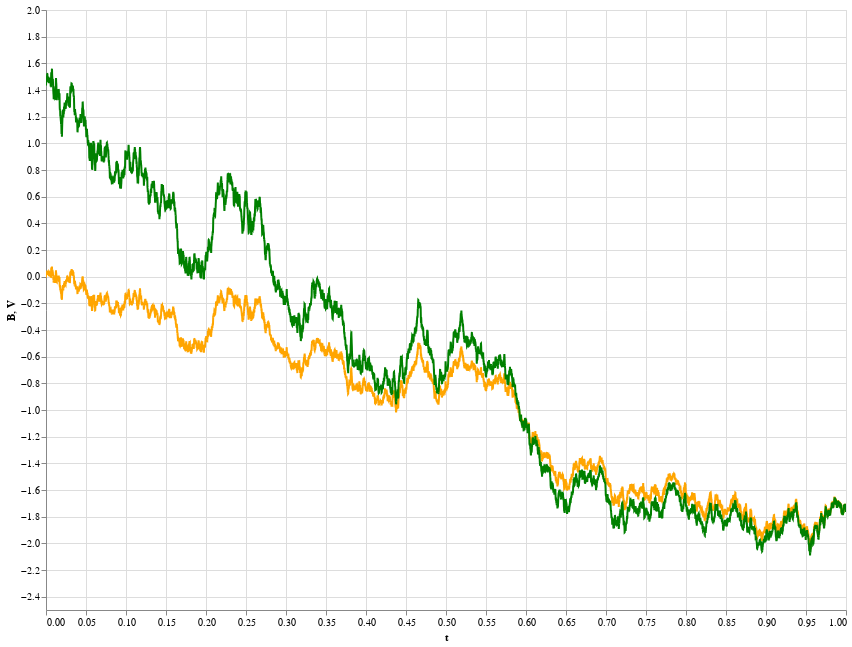

Notebook code cell kept with this figure:
### Markdown cell above
Suppose we want to hedge the claim $F=B_T$. We take the following position in $X_t$:

$$
\theta_t = \sigma^{-1}\left(1+\frac{\alpha}{\rho}\left(1-e^{\rho(t-T)}\right)\right)=\sigma^{-1}\left(1+\frac{\alpha}{\rho}-\frac{\alpha}{\rho}e^{\rho(t-T)}\right)
$$

Now let

$$
\begin{align*}
dA_t    &= \theta_t\,dX_t - d(\theta_t X_t)     \newline
        &= -\frac{\alpha}{\sigma\rho}e^{\rho(t-T)}\,dX_t + d\left(\frac{\alpha X_t}{\sigma\rho}e^{\rho(t-T)}\right)\newline
        &= \frac{\alpha}{\sigma}X_te^{\rho(t-T)}\,dt
\end{align*}
$$

Then the cash required to finance this position is

$$
\begin{align*}
\varphi_t       &= \varphi_0 + \int_0^t e^{-\rho s}\,dA_s\newline
                &= \varphi_0 + \int_0^t \frac{\alpha}{\sigma}X_se^{-\rho T}\,ds
\end{align*}
$$

Note that $X_s\,ds = \alpha^{-1}(\sigma\,dB_s - dX_s)$, so we get
$$
\begin{align*}
\varphi_t       &= \varphi_0 + \frac{\alpha}{\sigma}e^{-\rho T}\alpha^{-1}\left(\sigma B_t - X_t + X_0 \right)\newline
                &= \varphi_0 + e^{-\rho T}\left(B_t - \frac{X_t-X_0}{\sigma}\right)
\end{align*}
$$

Lastly we choose 
$$
\begin{align*}
\varphi_0       &= E_Q[e^{-\rho T}B_T]-\theta_0X_0\newline
                &= \frac{X_0}{\sigma}\left(1+\frac{\alpha}{\rho}\right)\left(1-e^{-\rho T}\right)-\frac{X_0}{\sigma}\left(1+\frac{\alpha}{\rho}\left(1-e^{-\rho T}\right)\right)\newline
                &= -\frac{X_0}{\sigma}e^{-\rho T}.
\end{align*}
$$

### Code cell
# Generate data

# Model parameters

T = 1
N = 10000
dt = T / N

# Risk-free rate
rho = 0.06

# Ornstein-Uhlenbeck process
X0 = 1.4
alpha = 1
sigma = 1


df = (
    pl.DataFrame()
    .with_columns(t=np.linspace(0, T, N), dB=np.random.normal(0, dt**0.5, size=N))
    .with_columns(
        M=(rho*pl.col("t")).exp(),
        X=pl.col("dB").map_elements(ornstein_uhlenbeck(X0, alpha, sigma, dt), pl.Float64),
        B=pl.cum_sum("dB"),
    )
    .with_columns(
        theta = (1 + alpha/rho*(1 - (rho*(pl.col("t") - T)).exp()))/sigma,
        cash = -X0 / sigma * pl.lit(-rho * T).exp() + pl.lit(-rho * T).exp() * (pl.col("B") - (pl.col("X") - X0)/sigma),
    )
    .with_columns(
        V = pl.col("theta") * pl.col("X") + pl.col("cash") * pl.col("M"),
    )
)

# Plot

alt.layer(
    # alt.Chart(df).mark_line(text='X').encode(x="t",y="X"),
    alt.Chart(df).mark_line(text='B', color="orange").encode(x="t", y="B"),
    alt.Chart(df).mark_line(text='V', color='green').encode(x="t", y="V")
).properties(width=800, height=600).interactive()
# df.plot.line(x="t", y="check")
# df.plot.line(x="t", y="B")

### Figure 1 — Vega specification as saved in the notebook (floating-point values rounded to 4 significant figures; data arrays with more than 128 entries replaced by an {"elided": "..."} marker saying what was removed)
{"$schema": "https://vega.github.io/schema/vega/v5.json", "data": [{"name": "param_52_store"}, {"name": "source_0", "values": {"elided": "10000 records"}}, {"name": "source_0_x_domain_t", "values": [{"min": 0.0, "max": 1.0}]}], "signals": [{"name": "unit", "value": {}, "on": [{"events": "pointermove", "update": "isTuple(group()) ? group() : unit"}]}, {"name": "param_52", "update": "vlSelectionResolve(\"param_52_store\", \"union\")"}, {"name": "param_52_t", "on": [{"events": [{"source": "view", "type": "dblclick"}], "update": "null"}, {"events": {"signal": "param_52_translate_delta"}, "update": "panLinear(param_52_translate_anchor.extent_x, -param_52_translate_delta.x / width)"}, {"events": {"signal": "param_52_zoom_delta"}, "update": "zoomLinear(domain(\"x\"), param_52_zoom_anchor.x, param_52_zoom_delta)"}]}, {"name": "param_52_B", "on": [{"events": [{"source": "view", "type": "dblclick"}], "update": "null"}, {"events": {"signal": "param_52_translate_delta"}, "update": "panLinear(param_52_translate_anchor.extent_y, param_52_translate_delta.y / height)"}, {"events": {"signal": "param_52_zoom_delta"}, "update": "zoomLinear(domain(\"y\"), param_52_zoom_anchor.y, param_52_zoom_delta)"}]}, {"name": "param_52_tuple", "on": [{"events": [{"signal": "param_52_t || param_52_B"}], "update": "param_52_t && param_52_B ? {unit: \"view_52\", fields: param_52_tuple_fields, values: [param_52_t,param_52_B]} : null"}]}, {"name": "param_52_tuple_fields", "value": [{"field": "t", "channel": "x", "type": "R"}, {"field": "B", "channel": "y", "type": "R"}]}, {"name": "param_52_translate_anchor", "value": {}, "on": [{"events": [{"source": "scope", "type": "pointerdown"}], "update": "{x: x(unit), y: y(unit), extent_x: domain(\"x\"), extent_y: domain(\"y\")}"}]}, {"name": "param_52_translate_delta", "value": {}, "on": [{"events": [{"source": "window", "between": [{"source": "scope", "type": "pointerdown"}, {"source": "window", "type": "pointerup"}], "type": "pointermove", "consume": true}], "update": "{x: param_52_translate_anchor.x - x(unit), y: param_52_translate_anchor.y - y(unit)}"}]}, {"name": "param_52_zoom_anchor", "on": [{"events": [{"source": "scope", "consume": true, "type": "wheel"}], "update": "{x: invert(\"x\", x(unit)), y: invert(\"y\", y(unit))}"}]}, {"name": "param_52_zoom_delta", "on": [{"events": [{"source": "scope", "type": "wheel", "consume": true}], "update": "pow(1.001, event.deltaY * pow(16, event.deltaMode))", "force": true}]}, {"name": "param_52_modify", "on": [{"events": {"signal": "param_52_tuple"}, "update": "modify(\"param_52_store\", param_52_tuple, true)"}]}], "marks": [{"type": "line", "name": "view_52_marks", "from": {"data": "source_0"}, "sort": {"field": "x"}, "encode": {"update": {"stroke": {"value": "orange"}, "x": {"field": "t", "scale": "x"}, "text": {"value": "B"}, "y": {"field": "B", "scale": "y"}, "defined": {"signal": "isValid(datum[\"t\"]) && isFinite(+datum[\"t\"]) && isValid(datum[\"B\"]) && isFinite(+datum[\"B\"])"}}}, "interactive": true, "clip": true, "style": ["line"]}, {"type": "line", "name": "layer_1_marks", "from": {"data": "source_0"}, "sort": {"field": "x"}, "encode": {"update": {"defined": {"signal": "isValid(datum[\"t\"]) && isFinite(+datum[\"t\"]) && isValid(datum[\"V\"]) && isFinite(+datum[\"V\"])"}, "x": {"field": "t", "scale": "x"}, "text": {"value": "V"}, "y": {"field": "V", "scale": "y"}, "stroke": {"value": "green"}}}, "style": ["line"], "clip": true, "interactive": false}], "scales": [{"name": "x", "type": "linear", "domain": [{"signal": "(data(\"source_0_x_domain_t\")[0] || {}).min"}, {"signal": "(data(\"source_0_x_domain_t\")[0] || {}).max"}], "range": [0, {"signal": "width"}], "zero": false, "domainRaw": {"signal": "param_52[\"t\"]"}, "nice": true}, {"name": "y", "type": "linear", "domain": {"data": "source_0", "fields": ["B", "V"]}, "range": [{"signal": "height"}, 0], "nice": true, "domainRaw": {"signal": "param_52[\"B\"]"}, "zero": true}], "axes": [{"scale": "x", "aria": false, "labels": false, "orient": "bottom", "maxExtent": 0, "gridScale": "y", "domain": false, "zindex": 0, "ticks": false, "grid": true, "minExtent": 0, "tickCount": {"signal": "ceil(width/40)"}}, {"scale": "y", "labels": false, "grid": true, "aria": false, "orient": "left", "domain": false, "maxExtent": 0, "zindex": 0, "tickCount": {"signal": "ceil(height/40)"}, "gridScale": "x", "minExtent": 0, "ticks": false}, {"scale": "x", "tickCount": {"signal": "ceil(width/40)"}, "title": "t", "labelOverlap": true, "zindex": 0, "grid": false, "orient": "bottom", "labelFlush": true}, {"scale": "y", "labelOverlap": true, "zindex": 0, "title": "B, V", "orient": "left", "grid": false, "tickCount": {"signal": "ceil(height/40)"}}], "style": "cell", "padding": 5, "background": "white", "width": 800, "height": 600}
